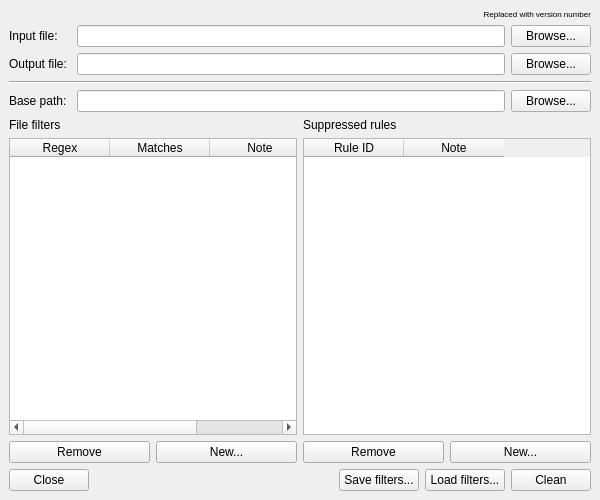
<?xml version="1.0" encoding="UTF-8"?>
<ui version="4.0">
 <class>MainWindow</class>
 <widget class="QMainWindow" name="MainWindow">
  <property name="windowModality">
   <enum>Qt::ApplicationModal</enum>
  </property>
  <property name="geometry">
   <rect>
    <x>0</x>
    <y>0</y>
    <width>600</width>
    <height>500</height>
   </rect>
  </property>
  <property name="acceptDrops">
   <bool>true</bool>
  </property>
  <property name="windowTitle">
   <string>CleanSARIF</string>
  </property>
  <widget class="QWidget" name="centralwidget">
   <layout class="QVBoxLayout" name="verticalLayout">
    <item>
     <widget class="QLabel" name="versionLabel">
      <property name="font">
       <font>
        <pointsize>6</pointsize>
       </font>
      </property>
      <property name="text">
       <string>Replaced with version number</string>
      </property>
      <property name="alignment">
       <set>Qt::AlignRight|Qt::AlignTrailing|Qt::AlignVCenter</set>
      </property>
     </widget>
    </item>
    <item>
     <layout class="QGridLayout" name="gridLayout">
      <item row="1" column="2">
       <widget class="QPushButton" name="browseOutputFileButton">
        <property name="text">
         <string>Browse...</string>
        </property>
       </widget>
      </item>
      <item row="1" column="1">
       <widget class="QLineEdit" name="outputFileLineEdit"/>
      </item>
      <item row="3" column="2">
       <widget class="QPushButton" name="browseBasePathButton">
        <property name="text">
         <string>Browse...</string>
        </property>
       </widget>
      </item>
      <item row="0" column="0">
       <widget class="QLabel" name="label">
        <property name="text">
         <string>Input file:</string>
        </property>
       </widget>
      </item>
      <item row="0" column="2">
       <widget class="QPushButton" name="browseInputFileButton">
        <property name="text">
         <string>Browse...</string>
        </property>
       </widget>
      </item>
      <item row="1" column="0">
       <widget class="QLabel" name="label_2">
        <property name="text">
         <string>Output file: </string>
        </property>
       </widget>
      </item>
      <item row="3" column="1">
       <widget class="QLineEdit" name="basePathLineEdit"/>
      </item>
      <item row="0" column="1">
       <widget class="QLineEdit" name="inputFileLineEdit">
        <property name="readOnly">
         <bool>true</bool>
        </property>
       </widget>
      </item>
      <item row="3" column="0">
       <widget class="QLabel" name="basePathLabel">
        <property name="text">
         <string>Base path:</string>
        </property>
       </widget>
      </item>
      <item row="2" column="0" colspan="3">
       <widget class="Line" name="line_2">
        <property name="orientation">
         <enum>Qt::Horizontal</enum>
        </property>
       </widget>
      </item>
     </layout>
    </item>
    <item>
     <layout class="QHBoxLayout" name="horizontalLayout_2"/>
    </item>
    <item>
     <layout class="QHBoxLayout" name="mainSettingsLayout">
      <item>
       <layout class="QVBoxLayout" name="settingsLeft">
        <item>
         <widget class="QLabel" name="fileFiltersLabel">
          <property name="text">
           <string>File filters</string>
          </property>
         </widget>
        </item>
        <item>
         <widget class="QTableWidget" name="fileFiltersTable">
          <property name="columnCount">
           <number>3</number>
          </property>
          <column>
           <property name="text">
            <string>Regex</string>
           </property>
          </column>
          <column>
           <property name="text">
            <string>Matches</string>
           </property>
          </column>
          <column>
           <property name="text">
            <string>Note</string>
           </property>
          </column>
         </widget>
        </item>
        <item>
         <layout class="QHBoxLayout" name="horizontalLayout">
          <item>
           <widget class="QPushButton" name="removeFileFilterButton">
            <property name="text">
             <string>Remove</string>
            </property>
           </widget>
          </item>
          <item>
           <widget class="QPushButton" name="newFileFilterButton">
            <property name="text">
             <string>New...</string>
            </property>
           </widget>
          </item>
         </layout>
        </item>
       </layout>
      </item>
      <item>
       <layout class="QVBoxLayout" name="settingsRight">
        <item>
         <widget class="QLabel" name="suppressedRulesLabel">
          <property name="text">
           <string>Suppressed rules</string>
          </property>
         </widget>
        </item>
        <item>
         <widget class="QTableWidget" name="suppressedRulesTable">
          <property name="sortingEnabled">
           <bool>false</bool>
          </property>
          <property name="columnCount">
           <number>2</number>
          </property>
          <column>
           <property name="text">
            <string>Rule ID</string>
           </property>
          </column>
          <column>
           <property name="text">
            <string>Note</string>
           </property>
          </column>
         </widget>
        </item>
        <item>
         <layout class="QHBoxLayout" name="horizontalLayout_3">
          <item>
           <widget class="QPushButton" name="removeRuleButton">
            <property name="text">
             <string>Remove</string>
            </property>
           </widget>
          </item>
          <item>
           <widget class="QPushButton" name="newRuleButton">
            <property name="text">
             <string>New...</string>
            </property>
           </widget>
          </item>
         </layout>
        </item>
       </layout>
      </item>
     </layout>
    </item>
    <item>
     <layout class="QHBoxLayout" name="bottomButtonLayout">
      <item>
       <widget class="QPushButton" name="closeButton">
        <property name="text">
         <string>Close</string>
        </property>
       </widget>
      </item>
      <item>
       <spacer name="horizontalSpacer">
        <property name="orientation">
         <enum>Qt::Horizontal</enum>
        </property>
        <property name="sizeHint" stdset="0">
         <size>
          <width>40</width>
          <height>20</height>
         </size>
        </property>
       </spacer>
      </item>
      <item>
       <widget class="QPushButton" name="saveFiltersButton">
        <property name="text">
         <string>Save filters...</string>
        </property>
       </widget>
      </item>
      <item>
       <widget class="QPushButton" name="loadFiltersButton">
        <property name="text">
         <string>Load filters...</string>
        </property>
       </widget>
      </item>
      <item>
       <widget class="QPushButton" name="cleanButton">
        <property name="text">
         <string>Clean</string>
        </property>
       </widget>
      </item>
     </layout>
    </item>
   </layout>
  </widget>
  <widget class="QMenuBar" name="menubar">
   <property name="geometry">
    <rect>
     <x>0</x>
     <y>0</y>
     <width>600</width>
     <height>22</height>
    </rect>
   </property>
  </widget>
 </widget>
 <resources/>
 <connections/>
</ui>
